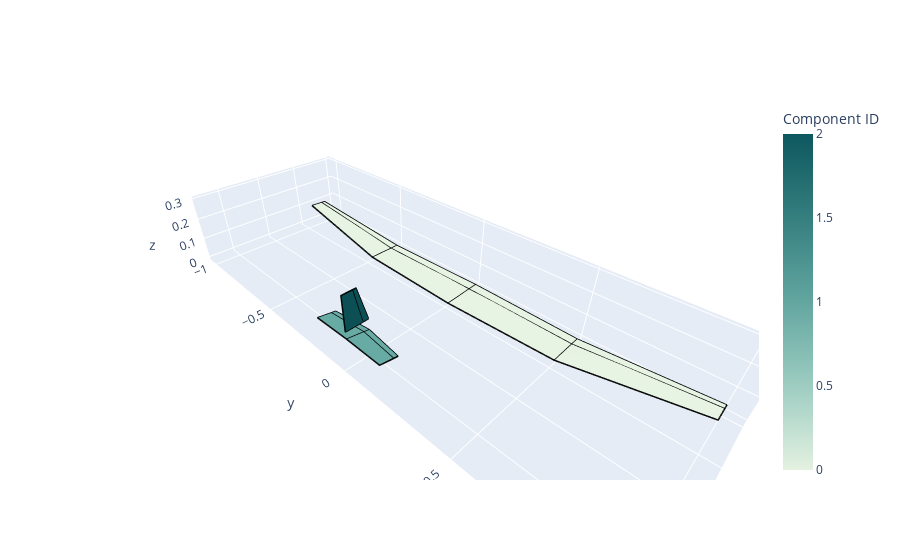
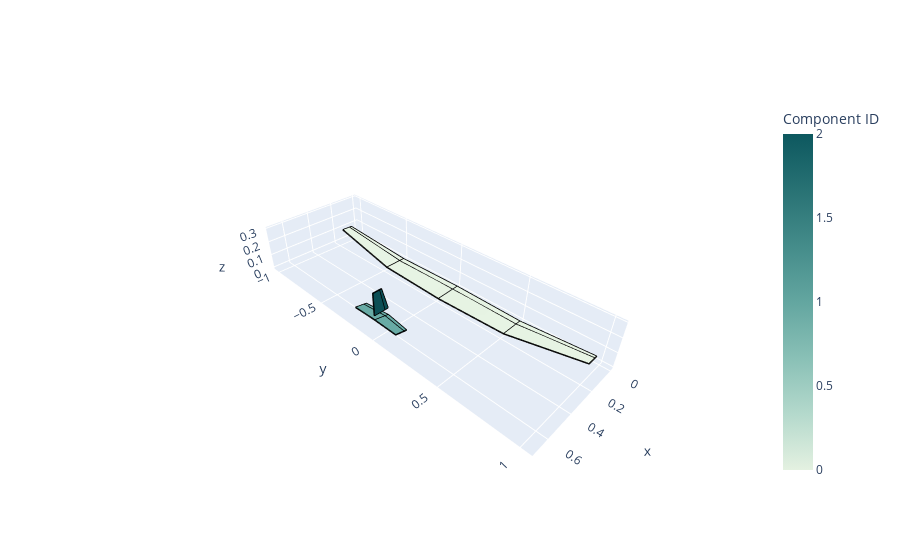

The notebook cell these images were saved under, in order:
### Code cell
rg15 = Airfoil(name="rg15").repanel(50)

glider = Airplane(
    name="Peter's Glider",
    xyz_ref=[0, 0, 0],  # CG location
    wings=[
        Wing(
            name="Main Wing",
            xyz_le=[0, 0, 0],  # Coordinates of the wing's leading edge
            symmetric=True,  # Should we mirror the wing across the XZ plane?
            xsecs=[  # The wing's cross ("X") sections
                WingXSec(  # Root cross ("X") section
                    xyz_le=[0, 0, 0],  # Coordinates of the XSec's leading edge, relative to the wing's leading edge.
                    chord=0.18,
                    twist_angle=2,  # degrees
                    airfoil=rg15,
                    control_surface_is_symmetric=True,
                    # Flap # Control surfaces are applied between a given XSec and the next one.
                    control_surface_deflection=0,  # degrees
                    control_surface_hinge_point=0.75  # as chord fraction
                ),
                WingXSec(  # Mid
                    xyz_le=[0.01, 0.5, 0],
                    chord=0.16,
                    twist_angle=0,
                    airfoil=rg15,
                    control_surface_is_symmetric=False,  # Aileron
                    control_surface_deflection=0,
                    control_surface_hinge_point=0.75
                ),
                WingXSec(  # Tip
                    xyz_le=[0.08, 1, 0.1],
                    chord=0.08,
                    twist_angle=-2,
                    airfoil=rg15,
                )
            ]
        ),
        Wing(
            name="Horizontal Stabilizer",
            xyz_le=[0.6, 0, 0.1],
            symmetric=True,
            xsecs=[
                WingXSec(  # root
                    xyz_le=[0, 0, 0],
                    chord=0.1,
                    twist_angle=-10,
                    airfoil=Airfoil(name="naca0012"),
                    control_surface_is_symmetric=True,  # Elevator
                    control_surface_deflection=0,
                    control_surface_hinge_point=0.75
                ),
                WingXSec(  # tip
                    xyz_le=[0.02, 0.17, 0],
                    chord=0.08,
                    twist_angle=-10,
                    airfoil=Airfoil(name="naca0012")
                )
            ]
        ),
        Wing(
            name="Vertical Stabilizer",
            xyz_le=[0.6, 0, 0.15],
            symmetric=False,
            xsecs=[
                WingXSec(
                    xyz_le=[0, 0, 0],
                    chord=0.1,
                    twist_angle=0,
                    airfoil=Airfoil(name="naca0012"),
                    control_surface_is_symmetric='symmetric',  # Rudder
                    control_surface_deflection=0,
                    control_surface_hinge_point=0.75
                ),
                WingXSec(
                    xyz_le=[0.04, 0, 0.15],
                    chord=0.06,
                    twist_angle=0,
                    airfoil=Airfoil(name="naca0012")
                )
            ]
        )
    ]
)

glider.draw()

### Figure 1 — Plotly figure (JSON) as saved in the notebook; plotly's stock layout.template omitted (floating-point values rounded to 4 significant figures)
{"data": [{"colorbar": {"title": {"text": "Component ID"}}, "colorscale": [[0, "rgb(228, 241, 225)"], [0.1667, "rgb(180, 217, 204)"], [0.3333, "rgb(137, 192, 182)"], [0.5, "rgb(99, 166, 160)"], [0.6667, "rgb(68, 140, 138)"], [0.8333, "rgb(40, 114, 116)"], [1, "rgb(13, 88, 95)"]], "flatshading": false, "i": [0, 0, 4, 4, 8, 8, 12, 12, 16, 16, 20, 20, 24, 24], "intensity": [0, 0, 0, 0, 0, 0, 0, 0, 0, 0, 0, 0, 0, 0, 0, 0, 1, 1, 1, 1, 1, 1, 1, 1, 2, 2, 2, 2], "j": [1, 2, 5, 6, 9, 10, 13, 14, 17, 18, 21, 22, 25, 26], "k": [2, 3, 6, 7, 10, 11, 14, 15, 18, 19, 22, 23, 26, 27], "showscale": true, "type": "mesh3d", "x": [0, 0.01, 0.17, 0.1799, 0, 0.01, 0.17, 0.1799, 0.01, 0.08, 0.16, 0.17, 0.01, 0.08, 0.16, 0.17, 0.6, 0.62, 0.6988, 0.6985, 0.6, 0.62, 0.6988, 0.6985, 0.6, 0.64, 0.7, 0.7], "y": [0, 0.5, 0.5, 0, 0, -0.5, -0.5, 0, 0.5, 1, 1, 0.5, -0.5, -1, -1, -0.5, 0, 0.17, 0.17, 0, 0, -0.17, -0.17, 0, 0, 0, 0, 0], "z": [0, 0, 0, -0.006282, 0, 0, 0, -0.006282, 0, 0.1, 0.1028, 0, 0, 0.1, 0.1028, 0, 0.1, 0.1, 0.1139, 0.1174, 0.1, 0.1, 0.1139, 0.1174, 0.15, 0.3, 0.3, 0.15]}, {"line": {"color": "rgb(0, 0, 0)", "width": 3}, "mode": "lines", "name": "", "showlegend": false, "type": "scatter3d", "x": [0, 0.01, 0.17, 0.1799, 0, null, 0, 0.01, 0.17, 0.1799, 0, null, 0.04497, 0.05, null, 0.04497, 0.05, null, 0.01, 0.08, 0.16, 0.17, 0.01, null, 0.01, 0.08, 0.16, 0.17, 0.01, null, 0.05, 0.09999, null, 0.05, 0.09999, null, 0.6, 0.62, 0.6988, 0.6985, 0.6, null, 0.6, 0.62, 0.6988, 0.6985, 0.6, null, 0.6246, 0.6397, null, 0.6246, 0.6397, null, 0.6, 0.64, 0.7, 0.7, 0.6, null, 0.625, 0.655, null], "y": [0, 0.5, 0.5, 0, 0, null, 0, -0.5, -0.5, 0, 0, null, 0, 0.5, null, 0, -0.5, null, 0.5, 1, 1, 0.5, 0.5, null, -0.5, -1, -1, -0.5, -0.5, null, 0.5, 1, null, -0.5, -1, null, 0, 0.17, 0.17, 0, 0, null, 0, -0.17, -0.17, 0, 0, null, 0, 0.17, null, 0, -0.17, null, 0, 0, 0, 0, 0, null, 0, 0, null], "z": [0, 0, 0, -0.006282, 0, null, 0, 0, 0, -0.006282, 0, null, -0.00157, 0, null, -0.00157, 0, null, 0, 0.1, 0.1028, 0, 0, null, 0, 0.1, 0.1028, 0, 0, null, 0, 0.1007, null, 0, 0.1007, null, 0.1, 0.1, 0.1139, 0.1174, 0.1, null, 0.1, 0.1, 0.1139, 0.1174, 0.1, null, 0.1043, 0.1035, null, 0.1043, 0.1035, null, 0.15, 0.3, 0.3, 0.15, 0.15, null, 0.15, 0.3, null]}, {"line": {"color": "rgba(119,0,255,200)", "width": 1}, "mode": "lines", "name": "", "showlegend": false, "type": "scatter3d", "x": [], "y": [], "z": []}], "layout": {"autosize": true, "scene": {"aspectmode": "data", "aspectratio": {"x": 0.9283, "y": 2.652, "z": 0.4062}}, "title": {"text": ""}}}

### Figure 2 — Plotly figure (JSON) as saved in the notebook; plotly's stock layout.template omitted (floating-point values rounded to 4 significant figures)
{"data": [{"colorbar": {"title": {"text": "Component ID"}}, "colorscale": [[0, "rgb(228, 241, 225)"], [0.1667, "rgb(180, 217, 204)"], [0.3333, "rgb(137, 192, 182)"], [0.5, "rgb(99, 166, 160)"], [0.6667, "rgb(68, 140, 138)"], [0.8333, "rgb(40, 114, 116)"], [1, "rgb(13, 88, 95)"]], "flatshading": false, "i": [0, 0, 4, 4, 8, 8, 12, 12, 16, 16, 20, 20, 24, 24], "intensity": [0, 0, 0, 0, 0, 0, 0, 0, 0, 0, 0, 0, 0, 0, 0, 0, 1, 1, 1, 1, 1, 1, 1, 1, 2, 2, 2, 2], "j": [1, 2, 5, 6, 9, 10, 13, 14, 17, 18, 21, 22, 25, 26], "k": [2, 3, 6, 7, 10, 11, 14, 15, 18, 19, 22, 23, 26, 27], "showscale": true, "type": "mesh3d", "x": [0, 0.01, 0.17, 0.1799, 0, 0.01, 0.17, 0.1799, 0.01, 0.08, 0.16, 0.17, 0.01, 0.08, 0.16, 0.17, 0.6, 0.62, 0.6988, 0.6985, 0.6, 0.62, 0.6988, 0.6985, 0.6, 0.64, 0.7, 0.7], "y": [0, 0.5, 0.5, 0, 0, -0.5, -0.5, 0, 0.5, 1, 1, 0.5, -0.5, -1, -1, -0.5, 0, 0.17, 0.17, 0, 0, -0.17, -0.17, 0, 0, 0, 0, 0], "z": [0, 0, 0, -0.006282, 0, 0, 0, -0.006282, 0, 0.1, 0.1028, 0, 0, 0.1, 0.1028, 0, 0.1, 0.1, 0.1139, 0.1174, 0.1, 0.1, 0.1139, 0.1174, 0.15, 0.3, 0.3, 0.15]}, {"line": {"color": "rgb(0, 0, 0)", "width": 3}, "mode": "lines", "name": "", "showlegend": false, "type": "scatter3d", "x": [0, 0.01, 0.17, 0.1799, 0, null, 0, 0.01, 0.17, 0.1799, 0, null, 0.04497, 0.05, null, 0.04497, 0.05, null, 0.01, 0.08, 0.16, 0.17, 0.01, null, 0.01, 0.08, 0.16, 0.17, 0.01, null, 0.05, 0.09999, null, 0.05, 0.09999, null, 0.6, 0.62, 0.6988, 0.6985, 0.6, null, 0.6, 0.62, 0.6988, 0.6985, 0.6, null, 0.6246, 0.6397, null, 0.6246, 0.6397, null, 0.6, 0.64, 0.7, 0.7, 0.6, null, 0.625, 0.655, null], "y": [0, 0.5, 0.5, 0, 0, null, 0, -0.5, -0.5, 0, 0, null, 0, 0.5, null, 0, -0.5, null, 0.5, 1, 1, 0.5, 0.5, null, -0.5, -1, -1, -0.5, -0.5, null, 0.5, 1, null, -0.5, -1, null, 0, 0.17, 0.17, 0, 0, null, 0, -0.17, -0.17, 0, 0, null, 0, 0.17, null, 0, -0.17, null, 0, 0, 0, 0, 0, null, 0, 0, null], "z": [0, 0, 0, -0.006282, 0, null, 0, 0, 0, -0.006282, 0, null, -0.00157, 0, null, -0.00157, 0, null, 0, 0.1, 0.1028, 0, 0, null, 0, 0.1, 0.1028, 0, 0, null, 0, 0.1007, null, 0, 0.1007, null, 0.1, 0.1, 0.1139, 0.1174, 0.1, null, 0.1, 0.1, 0.1139, 0.1174, 0.1, null, 0.1043, 0.1035, null, 0.1043, 0.1035, null, 0.15, 0.3, 0.3, 0.15, 0.15, null, 0.15, 0.3, null]}, {"line": {"color": "rgba(119,0,255,200)", "width": 1}, "mode": "lines", "name": "", "showlegend": false, "type": "scatter3d", "x": [], "y": [], "z": []}], "layout": {"autosize": true, "scene": {"aspectmode": "data", "aspectratio": {"x": 0.9283, "y": 2.652, "z": 0.4062}, "camera": {"center": {"x": 0, "y": 0, "z": 0}, "eye": {"x": 1.959, "y": 1.959, "z": 1.959}, "projection": {"type": "perspective"}, "up": {"x": 0, "y": 0, "z": 1}}}, "title": {"text": ""}}}
